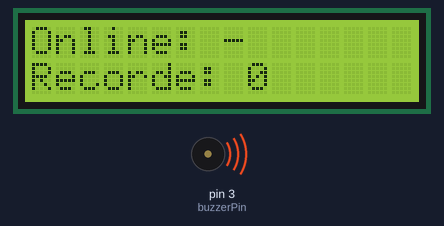
The sketch below on a simulated Arduino Uno, built for the host (arithmetic inside an expression is 32-bit, double 64-bit). On the bench: 16×2 character LCD, buzzer (waves = sounding, pin HIGH). WiFi joins after 1.5 s; servers stay silent unless stated; what the sketch prints to the serial monitor is not drawn.

Above: at 1.8 s.

The sketch:

ArduinoPlayerCount.ino
```cpp
#include <UIPEthernet.h>
#include <ArduinoHttpClient.h>
#include <LiquidCrystal.h>

char serverAddress[] = "192.168.1.105";
int port = 8080;
uint8_t mac[6] = {0x00, 0x01, 0x02, 0x03, 0x04, 0x05};
int maximumPlayers = 0;
int buzzerPin = 3;

EthernetClient client;
HttpClient httpClient = HttpClient(client, serverAddress, port);
LiquidCrystal lcd(9, 8, 7, 6, 5,4);

void setup() {
  Serial.begin(9600);
  lcd.begin(16, 2);
  lcd.clear();
  lcd.setCursor(0, 0);
  lcd.print("Conectando...");

  Ethernet.init(10);
  Ethernet.begin(mac);
  pinMode(buzzerPin, OUTPUT);
}

void loop(){

  analogWrite(buzzerPin, 255);
  httpClient.get("/DataProvider/");
  int responseCode = httpClient.responseStatusCode();
  String response = httpClient.responseBody();
  String online = "-";

  if(responseCode == 200){
      online = response;
  } else {
      Serial.print("Error: ");
      Serial.println(responseCode);
  }

  if(online.toInt() > maximumPlayers){

    maximumPlayers = online.toInt();

    for(int i = 0; i < 3;i++){
      analogWrite(buzzerPin, 0);
      delay(50);
      analogWrite(buzzerPin, 255);
      delay(100);
    }

  }

  lcd.clear();
  lcd.setCursor(0, 0);
  lcd.print("Online: ");
  lcd.print(online);
  lcd.setCursor(0, 1);
  lcd.print("Recorde: ");
  lcd.print(maximumPlayers);

  delay(1000);
}
```
